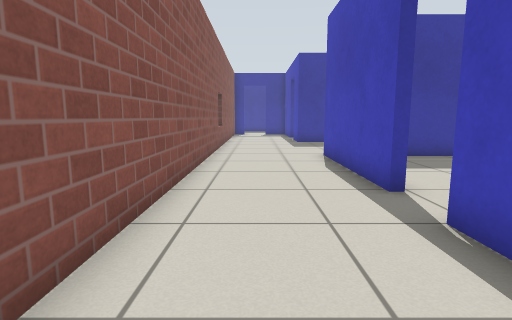
view 1 (above)

24 first-person views from a walk through a Gazebo world. The camera is 0.72 m above the floor, tilts 8° down and sees 80° across. The lines on the ground mark 1 m squares. The floor is counted in squares, 0.5 m on a side. Each view is taken from the middle of a square. On the plan, view 1 faces up. The plan holds only what a view shows up to about 14 squares ahead; the rest is blank. The robots in the file are not drawn. Gazebo's built-in surfaces are drawn with simple patterns.

view 2
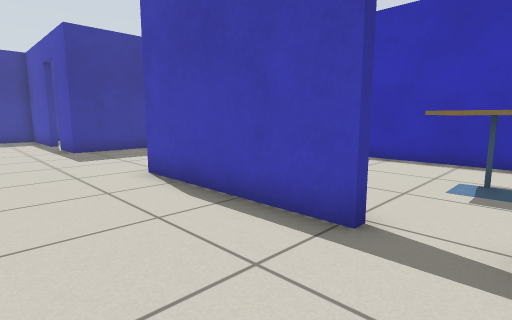

view 3
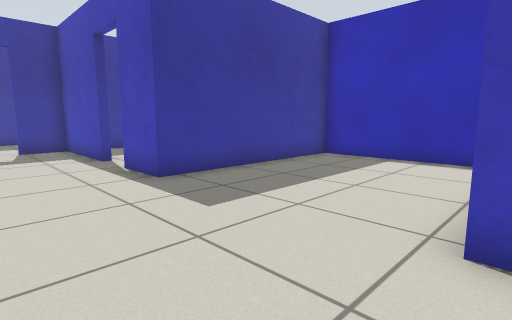

view 4
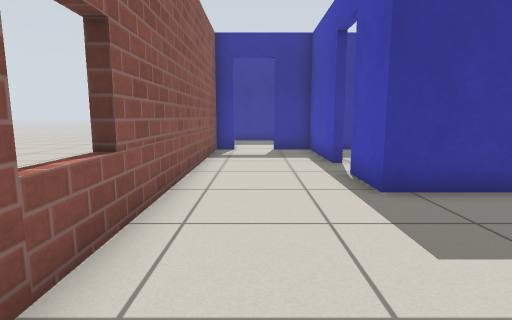

view 5
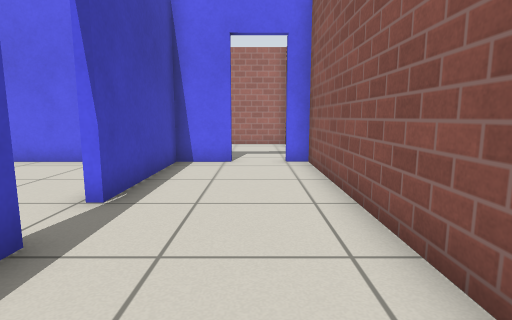

view 6
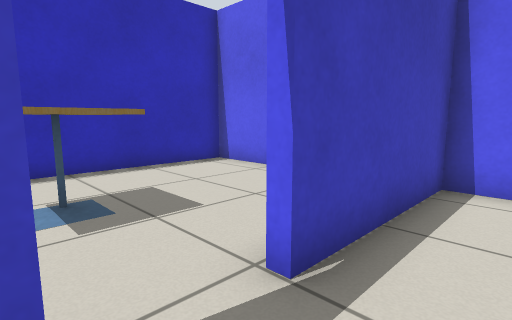

view 7
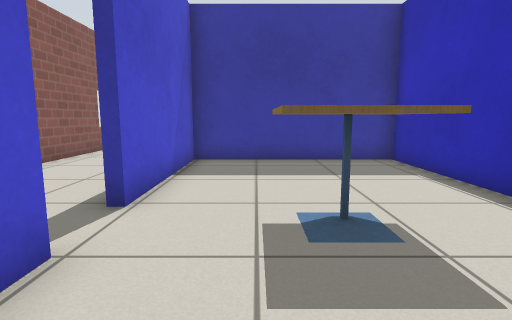

view 8
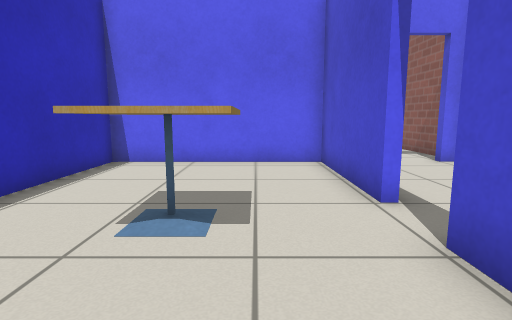

view 9
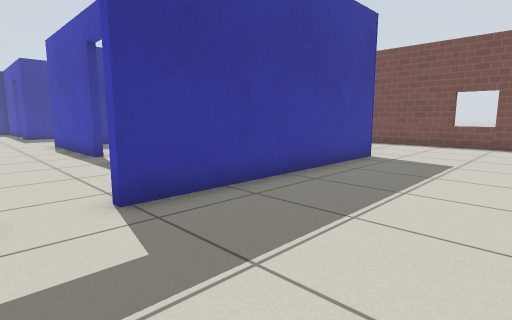

view 10
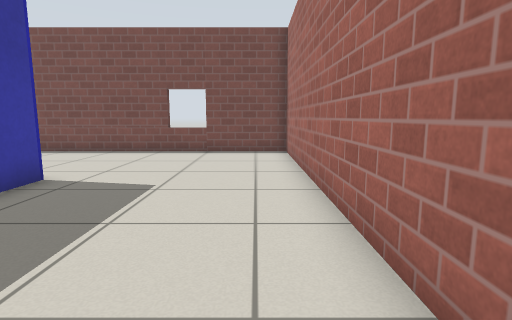

view 11
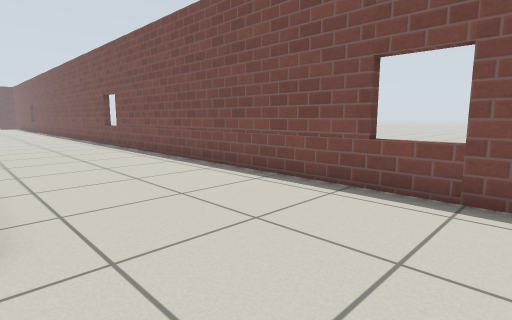

view 12
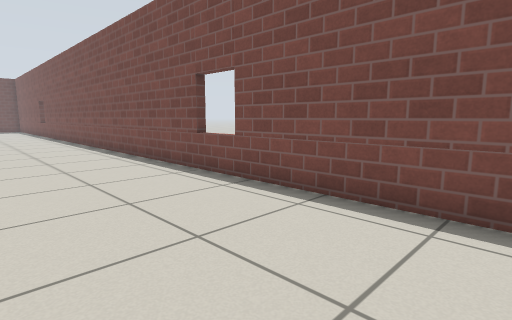

view 13
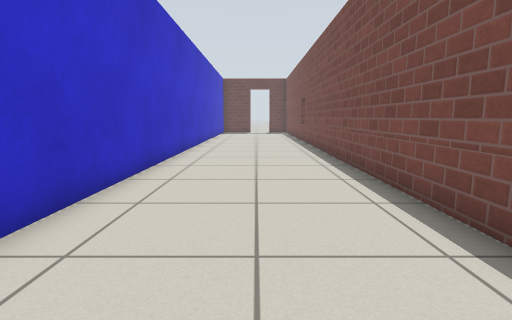

view 14
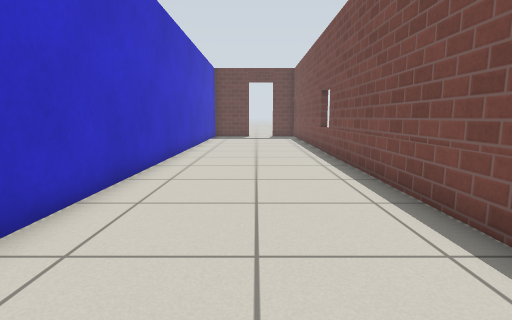

view 15
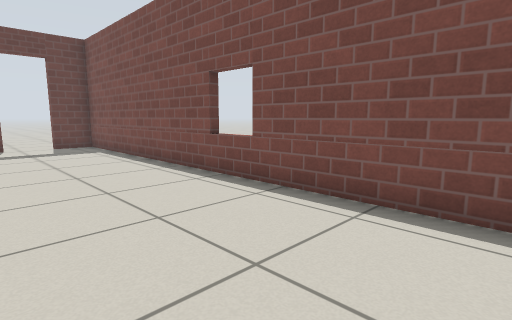

view 16
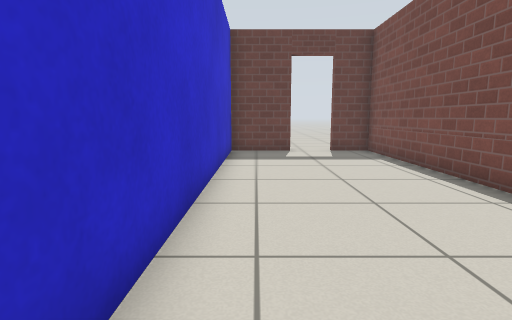

view 17
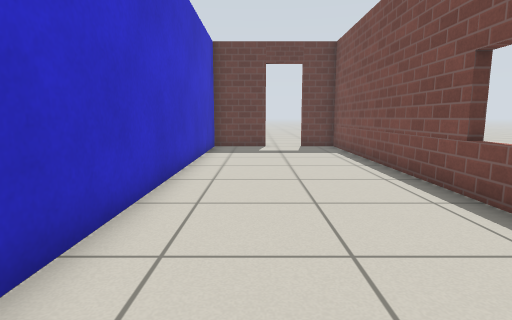

view 18
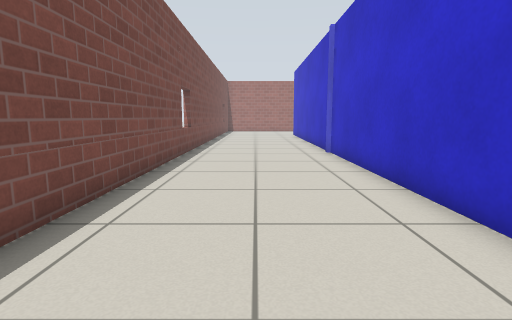

view 19
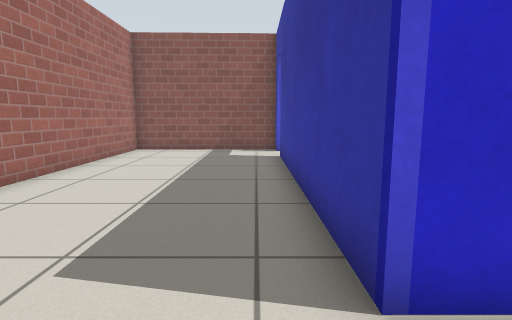

view 20
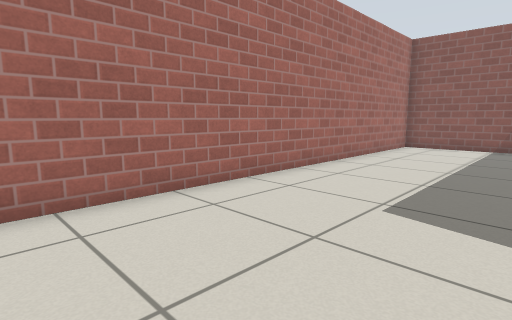

view 21
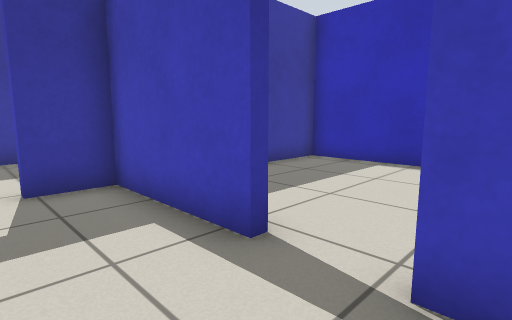

view 22
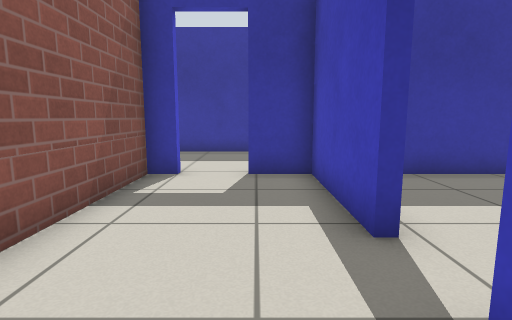

view 23
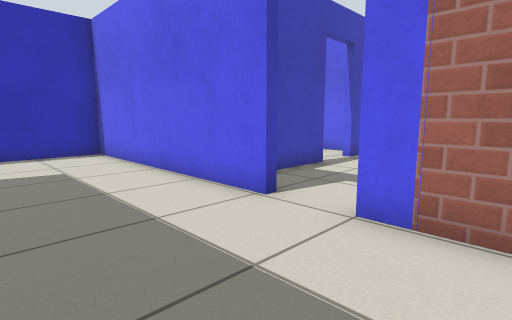

view 24
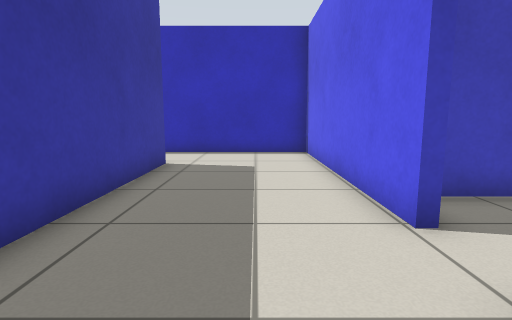

### Floor plan
Ten units are one square. View 1 is at (0, 0); x grows to the right and y downward. Boxes are objects, and circles mark ways between rooms. Rooms are numbered by the first view taken in them; rooms with no view inside come last. Other rooms are left out.
<svg viewBox="-33 -426 196 504">
<path fill="none" stroke="#000" d="M26 -58 26 -116M96 -126 96 -177 24 -177 24 -198M24 -215 24 -256 8 -256M-10 -256 -18 -256 -17 8 -10 8M7 8 26 8 26 -40M29 -40 29 8 96 8 96 -113 29 -113 29 -58M99 11 7 11M-10 11 -17 11 -17 73 158 73 158 -421 143 -421M125 -421 99 -421 99 -96M99 1 99 11M65 -308 -23 -308M8 -259 96 -259 96 -319M-28 -259 -10 -259M96 -217 96 -256 39 -256M36 -180 46 -180"/>
<rect x="45" y="-65" width="30" height="30" fill="#bbb"><title>cafe table</title></rect>
<circle cx="30" cy="-45" r="3" fill="#2a7"/>
<circle cx="-5" cy="10" r="3" fill="#2a7"/>
<circle cx="-5" cy="-260" r="3" fill="#2a7"/>
<circle cx="25" cy="-205" r="3" fill="#2a7"/>
<text x="20" y="-130">1</text>
<text x="60" y="-50">2</text>
<text x="110" y="-130">3</text>
<text x="40" y="-290">4</text>
<text x="60" y="-220">5</text>
</svg>
Room 1 opens to room 2. Room 1 opens to room 3. Room 1 opens to room 4. Room 1 opens to room 5.

Where each view was taken, in squares from view 1:
view 1: 0 up, 0 right, facing up
view 2: 4 up, 1 left, facing up-right
view 3: 11 up, 1 left, facing up-right
view 4: 12 up, 0 right, facing up
view 5: 9 up, 0 right, facing down
view 6: 6 up, 1 right, facing down-right
view 7: 1 up, 5 right, facing up
view 8: 9 up, 5 right, facing down
view 9: 6 down, 1 left, facing up-right
view 10: 6 down, 3 right, facing right
view 11: 5 down, 10 right, facing up-right
view 12: 5 up, 11 right, facing up-right
view 13: 13 up, 13 right, facing up
view 14: 19 up, 13 right, facing up
view 15: 26 up, 11 right, facing up-right
view 16: 29 up, 11 right, facing up
view 17: 27 up, 12 right, facing up
view 18: 24 up, 13 right, facing down
view 19: 2 down, 12 right, facing left
view 20: 2 down, 14 right, facing down-left
view 21: 19 up, 0 right, facing up-right
view 22: 18 up, 1 right, facing up
view 23: 30 up, 3 left, facing down-right
view 24: 28 up, 3 left, facing right
